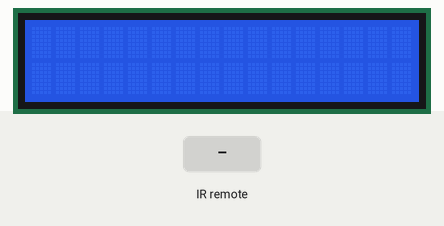
Simulated run of this sketch. Board: Arduino Uno, built with avr-gcc and run on an emulated ATmega328P. On the bench: 16×2 character LCD. The test bench sets the inputs (shaded band).

Above: at 1.2 s.
1.3 s: infrared code 0x1 received
At 2.4 s:
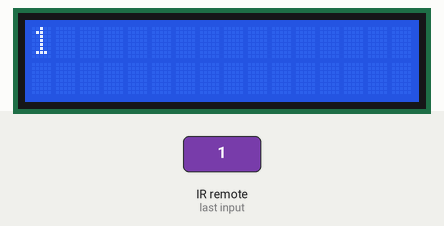
2.8 s: infrared code 0x9 received
At 3.7 s:
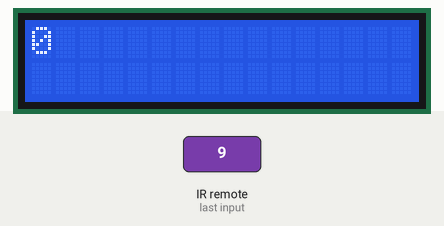
Timing chart, 0 to 5.8 s (numbered marks = the images above; inputs shaded):
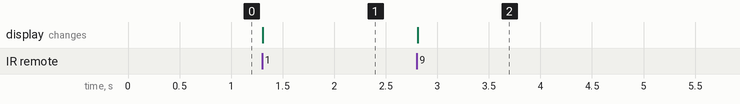

The sketch:

arduino-contador-infravermelho.ino
```cpp
#include <IRremote.h>
#include <LiquidCrystal_I2C.h>
#include <Wire.h>


LiquidCrystal_I2C lcd(0x27, 16, 2);

#define pin_receptor 5 // pino do sensor de infravermelho
#define ir_add 0x1 // codigo infravermelho para aumentar o numero
#define ir_sub 0x9 // codigo infravermelho para diminuir o numero
#define ir_reset 0xC // codigo infravermelho para voltar o numero para 0

// variavel para armazenar o numero
int num = 0;

void setup() {
  IrReceiver.begin(pin_receptor);
  Wire.begin();
  lcd.init();
  lcd.backlight();
}

void loop() {

  if (IrReceiver.decode()) {
  switch (IrReceiver.decodedIRData.command) {
  	case ir_add:
    num = num + 1;
    break;

    case ir_sub:
    num = num - 1;
    break;

    case ir_reset:
    num = 0;
    break;
  }
  lcd.clear();
  lcd.setCursor(0, 0);
  lcd.print(num);
  }
  IrReceiver.resume();
  delay(10);
}
```

Measured:
- after the input at 1.3 s, the display: changes at once (image 1)
- after the input at 2.8 s, the display: changes at once (image 2)
